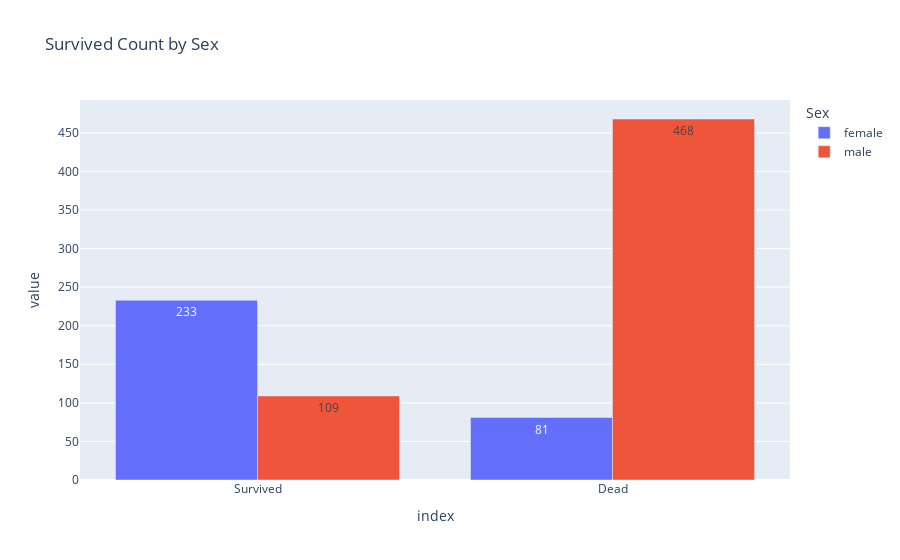

The notebook cell this image was saved under:
### Code cell
# 절대 빈도는 막대 그래프 (남자에 비해 여자가 더 많이 살았다)
# 상대 빈도는 파이 차트 (여자 중 사망한 %)

fig  = px.bar(df_0,
       x = df_0.index,
       y = df_0.columns,
       barmode = 'group',
        text_auto = True,
       title ='Survived Count by Sex')

fig.show()

### Figure 1 — Plotly figure (JSON) as saved in the notebook; plotly's stock layout.template omitted (floating-point values rounded to 4 significant figures)
{"data": [{"alignmentgroup": "True", "hovertemplate": "Sex=female<br>index=%{x}<br>value=%{y}<extra></extra>", "legendgroup": "female", "marker": {"color": "#636efa", "pattern": {"shape": ""}}, "name": "female", "offsetgroup": "female", "orientation": "v", "showlegend": true, "textposition": "auto", "texttemplate": "%{y}", "type": "bar", "x": ["Survived", "Dead"], "xaxis": "x", "y": [233, 81], "yaxis": "y"}, {"alignmentgroup": "True", "hovertemplate": "Sex=male<br>index=%{x}<br>value=%{y}<extra></extra>", "legendgroup": "male", "marker": {"color": "#EF553B", "pattern": {"shape": ""}}, "name": "male", "offsetgroup": "male", "orientation": "v", "showlegend": true, "textposition": "auto", "texttemplate": "%{y}", "type": "bar", "x": ["Survived", "Dead"], "xaxis": "x", "y": [109, 468], "yaxis": "y"}], "layout": {"barmode": "group", "legend": {"title": {"text": "Sex"}, "tracegroupgap": 0}, "title": {"text": "Survived Count by Sex"}, "xaxis": {"anchor": "y", "domain": [0, 1], "title": {"text": "index"}}, "yaxis": {"anchor": "x", "domain": [0, 1], "title": {"text": "value"}}}}
